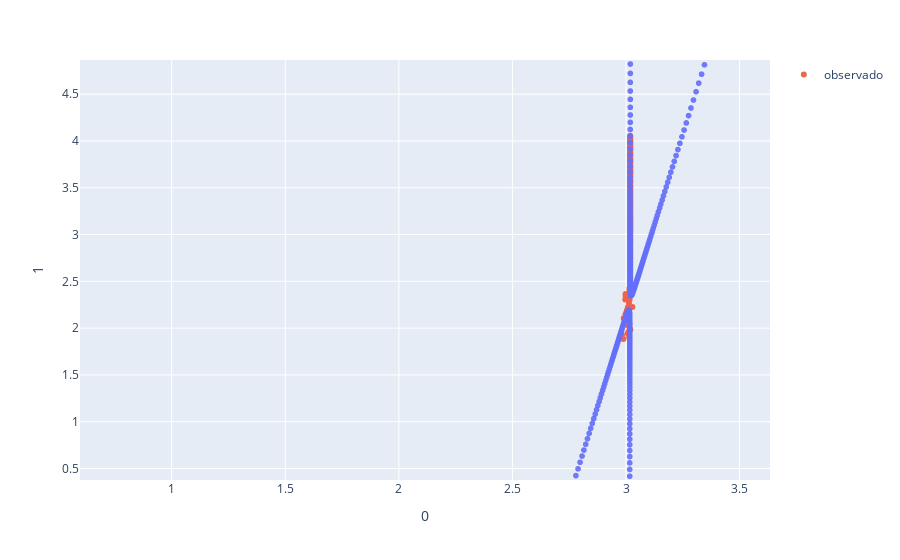

Notebook source saved alongside this figure:
### Code cell
import pandas as pd
import numpy as np
import plotly.express as px

#x = np.arange(1, 101).reshape(-1, 1)
#y = np.linspace(100, 120, 100).reshape(-1,1)
#p = np.array([x, y]).
#print(p.shape)
df = pd.read_csv('./catkin_ws/src/tangent_bug/debug.csv', index_col=0)
df2 = pd.read_csv('./catkin_ws/src/tangent_bug/debugmat.csv', index_col=0)
fig = px.scatter(df, x='0', y='1', opacity=0.9)
fig.add_scatter(x=df2['0'], y=df2['1'], mode='markers', name='observado', opacity=0.9)
fig.update_xaxes(range=[df2.min()['0']*0.2, df2.max()['0']*1.2])
fig.update_yaxes(range=[df2.min()['1']*0.2, df2.max()['1']*1.2])
fig.show()

### Figure 1 — Plotly figure (JSON) as saved in the notebook; plotly's stock layout.template omitted (floating-point values rounded to 4 significant figures; data arrays with more than 128 entries replaced by an {"elided": "..."} marker saying what was removed)
{"data": [{"hovertemplate": "0=%{x}<br>1=%{y}<extra></extra>", "legendgroup": "", "marker": {"color": "#636efa", "opacity": 0.9, "symbol": "circle"}, "mode": "markers", "name": "", "showlegend": false, "type": "scattergl", "x": {"elided": "2000 float values"}, "xaxis": "x", "y": {"elided": "2000 float values"}, "yaxis": "y"}, {"mode": "markers", "name": "observado", "opacity": 0.9, "type": "scatter", "x": {"elided": "169 float values"}, "y": {"elided": "169 float values"}}], "layout": {"legend": {"tracegroupgap": 0}, "margin": {"t": 60}, "xaxis": {"anchor": "y", "domain": [0, 1], "range": [0.5964, 3.634], "title": {"text": "0"}}, "yaxis": {"anchor": "x", "domain": [0, 1], "range": [0.3766, 4.866], "title": {"text": "1"}}}}
